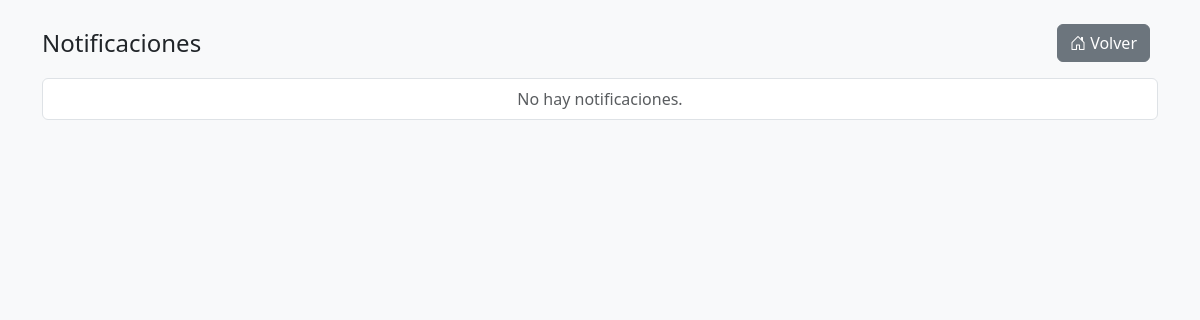
Before: /notificaciones/ (signed in) with the older database file.
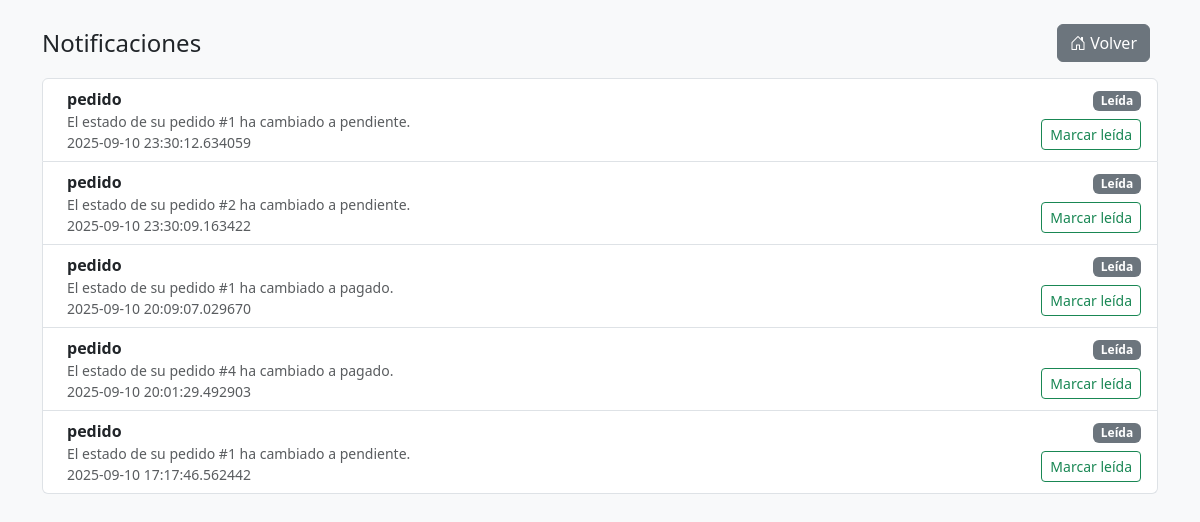
After: the same page with the newer database file.
### app/models/users.py (models this page shows)
class Notificacion(db.Model):
    __tablename__ = 'notificacion'
    idnotificacion = db.Column(db.Integer, primary_key=True)
    usuario_idusuario = db.Column(db.Integer, db.ForeignKey('usuario.idusuario'))
    tipo = db.Column(db.Enum('reparacion', 'pedido'))
    mensaje = db.Column(db.Text(500))
    leida = db.Column(db.Boolean, default=False)
    fecha_envio = db.Column(db.DateTime)

### app/routes/notificaciones.py (the view)
@bp.route('/')
@login_required
def notificaciones():
    if getattr(current_user, 'rol', None) == 'admin':
        notis = Notificacion.query.order_by(Notificacion.fecha_envio.desc()).all()
    else:
        notis = Notificacion.query.filter_by(usuario_idusuario=current_user.idusuario).order_by(Notificacion.fecha_envio.desc()).all()
    return render_template('notificaciones.html', notificaciones=notis)

### app/models/users.py (called while the page is built)
    @property
    def is_authenticated(self):
        return True

### app/templates/notificaciones.html (shortened to what this page needs)
<!DOCTYPE html>
<html lang="es">
<head>
    <link href="https://cdn.jsdelivr.net/npm/bootstrap@5.3.0/dist/css/bootstrap.min.css" rel="stylesheet">
    <link rel="stylesheet" href="https://cdn.jsdelivr.net/npm/bootstrap-icons@1.10.5/font/bootstrap-icons.css">
</head>
<body class="bg-light">
    <div class="container py-4">
        <div class="d-flex justify-content-between align-items-center mb-3">
            <h1 class="h4 mb-0">Notificaciones</h1>
            <div>
                <a class="btn btn-secondary me-2" href="{{ url_for('auth.dashboard') }}"><i class="bi bi-house-door"></i> Volver</a>
            </div>
        </div>
        <div class="list-group">
            {% for notificacion in notificaciones %}
                <div class="list-group-item d-flex justify-content-between align-items-start {% if not notificacion.leida %}list-group-item-warning{% endif %}">
                    <div class="ms-2 me-auto">
                        <div class="fw-bold">{{ notificacion.tipo or 'Notificación' }}</div>
                        <div class="small text-muted">{{ notificacion.mensaje }}</div>
                        <div class="small text-muted">{{ notificacion.fecha_envio }}</div>
                    </div>
                    <div class="text-end">
                        {% if not notificacion.leida %}
                            <span class="badge bg-danger">Nuevo</span>
                        {% else %}
                            <span class="badge bg-secondary">Leída</span>
                        {% endif %}
                        <div class="mt-2">
                            <button class="btn btn-sm btn-outline-success marcar-leida" data-id="{{ notificacion.idnotificacion }}">Marcar leída</button>
                        </div>
                    </div>
                </div>
            {% else %}
                <div class="list-group-item text-center text-muted">No hay notificaciones.</div>
            {% endfor %}
        </div>
    </div>
</body>
</html>

Changed rows visible on the page:
added Notificacion: tipo "pedido", mensaje "El estado de su pedido #1 ha cambiado a pendiente.", fecha_envio "2025-09-10 23:30:12.634059", leida "Leída"
added Notificacion: tipo "pedido", mensaje "El estado de su pedido #2 ha cambiado a pendiente.", fecha_envio "2025-09-10 23:30:09.163422", leida "Leída"
added Notificacion: tipo "pedido", mensaje "El estado de su pedido #1 ha cambiado a pagado.", fecha_envio "2025-09-10 20:09:07.029670", leida "Leída"
added Notificacion: tipo "pedido", mensaje "El estado de su pedido #4 ha cambiado a pagado.", fecha_envio "2025-09-10 20:01:29.492903", leida "Leída"
added Notificacion: tipo "pedido", mensaje "El estado de su pedido #1 ha cambiado a pendiente.", fecha_envio "2025-09-10 17:17:46.562442", leida "Leída"
Other visible differences:
text no longer shown: "No hay notificaciones."
